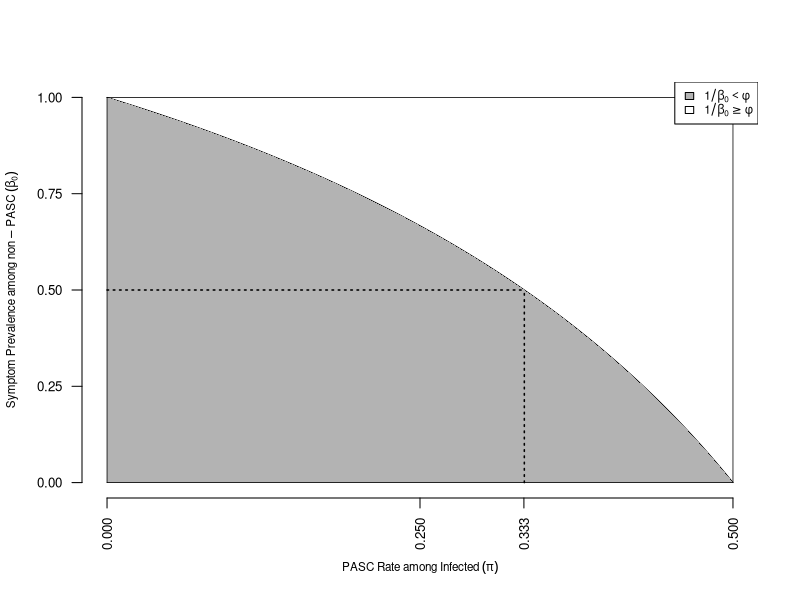
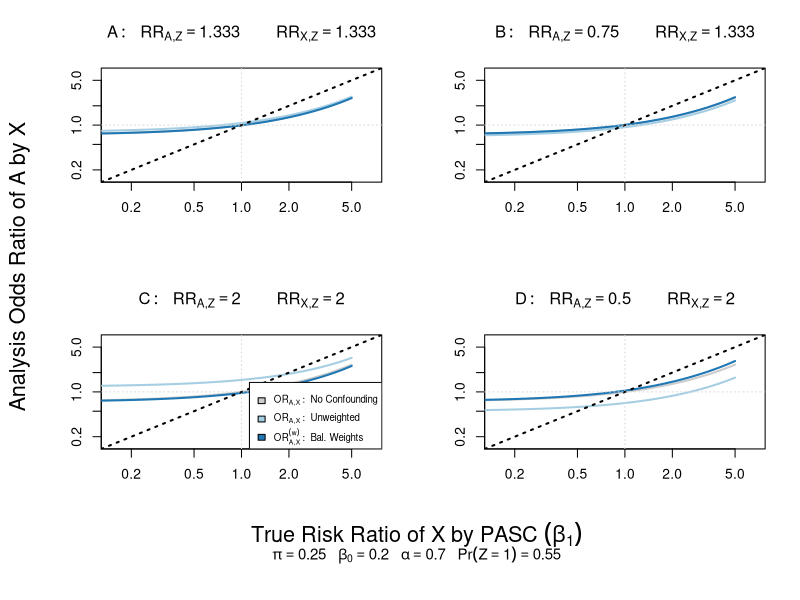

R code for these plots, in order:
library(nleqslv)
palette <- RColorBrewer::brewer.pal(n=7,name = "Set2")


####SIMPLIFIED GRAPHIC####
cairo_pdf(filename = "pi_beta0_settings_simplified.pdf",
          width = 3.5,height=3.5)
palette <- RColorBrewer::brewer.pal(n=4,name = "Set2")
plot(x=0,y=0,pch=NA,type="p",xlim=c(0,0.5),ylim=c(0,1),axes=FALSE,
     xlab="",ylab="")
axis(side=1,at=c(0,0.25,0.333,0.5),las=2,cex.axis=0.8)
axis(side=2,at=c(0,0.25,0.5,0.75,1),las=1,cex.axis=0.8)
title(#main="main title", sub="sub-title",
  xlab=expression(PASC~Rate~among~Infected~(pi)),
  ylab=expression(Symptom~Prevalence~among~non-PASC~(beta[0])),cex.lab=0.7)
x <- seq(0,0.5,0.001)
y <- 1- x/(1-x)
lines(x,y)
polygon(x=c(x,0,0),y=c(y,0,1),col="grey70",#density=20,angle=90,
        border = NA)
x <- c(0,1/3);y <- c(1/2,1/2)
lines(x=x,y=y,lwd=1.5,col="black",lty=3)
x <- c(1/3,1/3);y <- c(0,1/2)
lines(x=x,y=y,lwd=1.5,col="black",lty=3)
lines(x=c(0,0),y=c(0,1),lwd=0.75,col="black",lty=1)
lines(x=c(0.5,0.5),y=c(0,1),lwd=0.75,col="black",lty=1)
lines(x=c(0,0.5),y=c(1,1),lwd=0.75,col="black",lty=1)
lines(x=c(0,0.5),y=c(0,0),lwd=0.75,col="black",lty=1)
legend(x="topright",legend=c(expression(paste(1/beta[0]) < phi),
                             expression(paste(1/beta[0]) >= phi)),
       fill=c("grey70","white"),cex=0.7)
dev.off()





####addition of confounder ----

#function that takes in a variety of inputs as described in the paper,
#and (numerically) computes the corresponding odds ratio, with and without balancing weights

OR_func <- function(pr_A, #alpha
                    pr_Y_A1, #pi
                    pr_X_Y0, #beta0
                    rr_X_Y, #beta1
                    pr_Z, rr_A_Z, rr_X_Z){
  # browser()
  #derived quantities
  # #https://www.wolframalpha.com/input?i=solve+a+%3D+b+*+c+*+d+%2B+%281-b%29+*+c+for+c
  pr_A_Z0 <- pr_A / (pr_Z * (rr_A_Z-1) + 1)
  pr_A_Z1 <- pr_A_Z0 * rr_A_Z
  pr_Z_A0 <- (1-pr_A_Z1) * pr_Z / (1-pr_A)
  pr_Z_A1 <- pr_A_Z1 * pr_Z / pr_A
  stopifnot(0<pr_A_Z0 & pr_A_Z0<1)
  stopifnot(0<pr_A_Z1 & pr_A_Z1<1)
  stopifnot(pr_A == pr_Z * pr_A_Z1 + (1-pr_Z) * pr_A_Z0)
  stopifnot(pr_Z == pr_A * pr_Z_A1 + (1-pr_A) * pr_Z_A0)
  
  #derived quantities
  pr_Y_A0 <- pr_Y_A0Z1 <- pr_Y_A0Z0 <- 0
  pr_Y_A1Z1 <- pr_Y_A1Z0 <- pr_Y_A1
  pr_Y <- pr_A * pr_Y_A1 + (1-pr_A) * pr_Y_A0
  pr_Y_Z0 <- pr_A_Z0 * pr_Y_A1Z0 + (1-pr_A_Z0) * pr_Y_A0Z0
  pr_Y_Z1 <- pr_A_Z1 * pr_Y_A1Z1 + (1-pr_A_Z1) * pr_Y_A0Z1
  pr_Z1Y0 <- pr_Z * (1-pr_Y_Z1)
  pr_Z1Y1 <- pr_Z * pr_Y_Z1
  pr_Z_Y0 <- pr_Z1Y0 / (1-pr_Y)
  pr_Z_Y1 <- pr_Z1Y1 / pr_Y
  rr_Y_Z <- pr_Y_Z1 / pr_Y_Z0
  
  #numerically find the conditional risk ratios between X and each of Y and Z, 
  #conditional on the other
  score_func <- function(x){
    pr_X_Y0Z0 <- x[1]
    rr_X_Y_Z <- x[2]
    rr_X_Z_Y <- x[3]
    
    pr_X_Y1 <- pr_X_Y0 * rr_X_Y
    pr_X_Y1Z0 <- pr_X_Y0Z0 * rr_X_Y_Z
    pr_X_Y0Z1 <- pr_X_Y0Z0 * rr_X_Z_Y
    pr_X_Y1Z1 <- pr_X_Y0Z0 * rr_X_Z_Y * rr_X_Y_Z
    pr_X_Z0 <- (1 - pr_Y_Z0) * pr_X_Y0Z0 + pr_Y_Z0 * pr_X_Y1Z0
    pr_X_Z1 <- (1 - pr_Y_Z1) * pr_X_Y0Z1 + pr_Y_Z1 * pr_X_Y1Z1
    c(
      rr_X_Z - pr_X_Z1/pr_X_Z0,
      pr_X_Y0 - (pr_Z_Y0 * pr_X_Y0Z1 + (1-pr_Z_Y0) * pr_X_Y0Z0),
      pr_X_Y1 - (pr_Z_Y1 * pr_X_Y1Z1 + (1-pr_Z_Y1) * pr_X_Y1Z0)
    )
  }
  out_temp <- nleqslv(x= c(0.5,1,1), fn = score_func,control=list(ftol=1e-14,xtol=1e-14))
  pr_X_Y0Z0 <- out_temp$x[1]
  rr_X_Y_Z <- out_temp$x[2]
  rr_X_Z_Y <- out_temp$x[3]
  pr_X_Y1 <- pr_X_Y0 * rr_X_Y
  pr_X_Y1Z0 <- pr_X_Y0Z0 * rr_X_Y_Z
  pr_X_Y0Z1 <- pr_X_Y0Z0 * rr_X_Z_Y
  pr_X_Y1Z1 <- pr_X_Y0Z0 * rr_X_Z_Y * rr_X_Y_Z
  stopifnot(0<pr_X_Y0Z0 & pr_X_Y0Z0<1)
  stopifnot(isTRUE(all.equal(pr_X_Y0, pr_Z_Y0 * pr_X_Y0Z1 + (1-pr_Z_Y0) * pr_X_Y0Z0))) #beta0
  stopifnot(isTRUE(all.equal(pr_X_Y1, pr_Z_Y1 * pr_X_Y1Z1 + (1-pr_Z_Y1) * pr_X_Y1Z0)))
  pr_X_Z0 <- (1 - pr_Y_Z0) * pr_X_Y0Z0 + pr_Y_Z0 * pr_X_Y1Z0
  pr_X_Z1 <- (1 - pr_Y_Z1) * pr_X_Y0Z1 + pr_Y_Z1 * pr_X_Y1Z1
  stopifnot(isTRUE(all.equal(rr_X_Z, pr_X_Z1/pr_X_Z0)))
  pr_X <- pr_Z * pr_X_Z1 + (1-pr_Z) * pr_X_Z0
  stopifnot(isTRUE(all.equal(pr_X, pr_Y * pr_X_Y1 + (1-pr_Y) * pr_X_Y0)))
  
  pr_Z_X1 <- (pr_X_Z1 * pr_Z) / pr_X
  pr_Z_X0 <- ((1-pr_X_Z1) * pr_Z) / (1-pr_X)
  
  #using the structure of the DAG to encode this independence X indep A given Y,Z
  pr_X_Y0Z0A0 <- pr_X_Y0Z0A1 <- pr_X_Y0Z0
  pr_X_Y1Z0A0 <- pr_X_Y1Z0A1 <- pr_X_Y1Z0
  pr_X_Y0Z1A0 <- pr_X_Y0Z1A1 <- pr_X_Y0Z1
  pr_X_Y1Z1A0 <- pr_X_Y1Z1A1 <- pr_X_Y1Z1
  
  #a few last preliminary quantities
  pr_X_A1Z1 <- pr_X_Y1Z1A1 * pr_Y_A1Z1 + pr_X_Y0Z1A1 * (1-pr_Y_A1Z1)
  pr_X_A1Z0 <- pr_X_Y1Z0A1 * pr_Y_A1Z0 + pr_X_Y0Z0A1 * (1-pr_Y_A1Z0)
  pr_X_A0Z1 <- pr_X_Y1Z1A0 * pr_Y_A0Z1 + pr_X_Y0Z1A0 * (1-pr_Y_A0Z1)
  pr_X_A0Z0 <- pr_X_Y1Z0A0 * pr_Y_A0Z0 + pr_X_Y0Z0A0 * (1-pr_Y_A0Z0)
  pr_A_Z0 <- pr_A / (pr_Z * (rr_A_Z-1) + 1)
  pr_A_Z1 <- pr_A_Z0 * rr_A_Z
  
  #now, the complete marginal pmf of the observables
  pr_X1A1Z1 <- pr_X_A1Z1 * pr_A_Z1 * pr_Z
  pr_X0A1Z1 <- (1-pr_X_A1Z1) * pr_A_Z1 * pr_Z
  pr_X1A1Z0 <- pr_X_A1Z0 * pr_A_Z0 * (1-pr_Z)
  pr_X0A1Z0 <- (1-pr_X_A1Z0) * pr_A_Z0 * (1-pr_Z)
  pr_X1A0Z1 <- pr_X_A0Z1 * (1-pr_A_Z1) * pr_Z
  pr_X1A0Z0 <- pr_X_A0Z0 * (1-pr_A_Z0) * (1-pr_Z)
  pr_X0A0Z1 <- (1-pr_X_A0Z1) * (1-pr_A_Z1) * pr_Z
  pr_X0A0Z0 <- (1-pr_X_A0Z0) * (1-pr_A_Z0) * (1-pr_Z)
  stopifnot(isTRUE(all.equal(1,sum(pr_X1A1Z1, pr_X0A1Z1,
                                   pr_X1A1Z0, pr_X0A1Z0,
                                   pr_X1A0Z1, pr_X1A0Z0,
                                   pr_X0A0Z1, pr_X0A0Z0))))
  stopifnot(isTRUE(all.equal(pr_A, pr_X1A1Z1 + pr_X0A1Z1 + pr_X1A1Z0 + pr_X0A1Z0)))
  stopifnot(isTRUE(all.equal(pr_X, pr_X1A1Z1 + pr_X1A0Z1 + pr_X1A1Z0 + pr_X1A0Z0)))
  stopifnot(isTRUE(all.equal(pr_Z, pr_X1A1Z1 + pr_X1A0Z1 + pr_X0A1Z1 + pr_X0A0Z1)))
  
  #and the corresponding conditional probabilities viewing A as the outcome
  pr_A_X0Z0 <- pr_X0A1Z0 / ( (1-pr_X_Z0) * (1-pr_Z) )
  pr_A_X1Z0 <- pr_X1A1Z0 / ( (pr_X_Z0) * (1-pr_Z) )
  pr_A_X0Z1 <- pr_X0A1Z1 / ( (1-pr_X_Z1) * pr_Z )
  pr_A_X1Z1 <- pr_X1A1Z1 / ( (pr_X_Z1) * pr_Z )
  #these are the logistic regression coefficients under an interaction model
  beta0_int <- qlogis(pr_A_X0Z0)
  beta1_int <- qlogis(pr_A_X1Z0)-qlogis(pr_A_X0Z0)
  beta2_int <- qlogis(pr_A_X0Z1)-qlogis(pr_A_X0Z0)
  beta3_int <- (qlogis(pr_A_X1Z1)-qlogis(pr_A_X1Z0)) - 
    (qlogis(pr_A_X0Z1)-qlogis(pr_A_X0Z0))
  
  #finally, here is the objective function corresponding to the expected log likelihood
  #of the main effects logistic regression model for A with covariaets X and Z, taken over
  #the pmf of the true data generating mechanism
  #these get the 'true' coefficients from a logistic regression model adjusting for Z
  
  obj_func <- function(x,weighted="none",adj = TRUE){
    beta0 <- x[1]
    beta1 <- x[2]
    if(adj) beta2 <- x[3] else beta2 <- 0
    # beta3 <- x[4]
    
    #now, we're taking expectation over X,A,Z based on "true" DGM
    #of likelihood corresponding to a main effects logistic regression of A on X and Z
    ll_func <- function(X,A,Z){
      p <- plogis(q = beta0 + beta1 * X + beta2 * Z)
      # p <- plogis(q = beta0 + beta1 * X + beta2 * Z + beta3 * Z * X)
      A * log(p) + (1-A) * log1p(-p)
    }
    if(weighted=="none"){
      w_X1A1Z1 <- w_X1A1Z0 <- w_X1A0Z1 <- w_X1A0Z0 <-
        w_X0A1Z1 <- w_X0A1Z0 <- w_X0A0Z1 <- w_X0A0Z0 <- 1
    } else if(weighted=="ipw"){
      w_X1A1Z1 <- w_X1A0Z1 <- 1/pr_X_Z1
      w_X0A1Z1 <- w_X0A0Z1 <- 1/(1-pr_X_Z1)
      w_X1A1Z0 <- w_X1A0Z0 <- 1/pr_X_Z0
      w_X0A1Z0 <- w_X0A0Z0 <- 1/(1-pr_X_Z0)
    } else if(weighted=="ipw_att"){
      w_X1A1Z1 <- w_X1A0Z1 <- w_X1A1Z0 <- w_X1A0Z0 <- 1
      w_X0A1Z1 <- w_X0A0Z1 <- pr_X_Z1/(1-pr_X_Z1)
      w_X0A1Z0 <- w_X0A0Z0 <- pr_X_Z0/(1-pr_X_Z0)
    } else if(weighted=="bal"){
      w_X1A1Z1 <- w_X0A1Z1 <- 1/pr_A_Z1
      w_X1A1Z0 <- w_X0A1Z0 <- 1/pr_A_Z0
      w_X1A0Z1 <- w_X0A0Z1 <- 1/(1-pr_A_Z1)
      w_X1A0Z0 <- w_X0A0Z0 <- 1/(1-pr_A_Z0)
    } else if(weighted=="bal_att"){
      w_X1A1Z1 <- w_X0A1Z1 <- w_X1A1Z0 <- w_X0A1Z0 <- 1
      w_X1A0Z1 <- w_X0A0Z1 <- pr_A_Z1/(1-pr_A_Z1)
      w_X1A0Z0 <- w_X0A0Z0 <- pr_A_Z0/(1-pr_A_Z0)
    }
    ell_out <- 
      w_X1A1Z1 * pr_X1A1Z1 * ll_func(X=1,A=1,Z=1) + 
      w_X0A1Z1 * pr_X0A1Z1 * ll_func(X=0,A=1,Z=1) + 
      w_X1A1Z0 * pr_X1A1Z0 * ll_func(X=1,A=1,Z=0) + 
      w_X0A1Z0 * pr_X0A1Z0 * ll_func(X=0,A=1,Z=0) + 
      w_X1A0Z1 * pr_X1A0Z1 * ll_func(X=1,A=0,Z=1) + 
      w_X1A0Z0 * pr_X1A0Z0 * ll_func(X=1,A=0,Z=0) + 
      w_X0A0Z1 * pr_X0A0Z1 * ll_func(X=0,A=0,Z=1) + 
      w_X0A0Z0 * pr_X0A0Z0 * ll_func(X=0,A=0,Z=0)
    
    -ell_out
  }
  
  #these are 'numerically' estimated outputs after main effect logistic regression adjustment
  adj_temp <- TRUE
  betas_out <- optim(par=numeric(2 + adj_temp), #par=c(0,0,0,0), 
                     fn=obj_func, method = "BFGS", weighted="none", adj=adj_temp,
                     control=list(maxit=1000,reltol=1e-12))$par
  OR_adj <- exp(betas_out[2])
  betas_out <- optim(par=numeric(2 + adj_temp), #par=c(0,0,0,0), 
                     fn=obj_func, method = "BFGS", weighted="ipw", adj=adj_temp,
                     control=list(maxit=1000,reltol=1e-12))$par
  OR_IPW_adj <- exp(betas_out[2])
  betas_out <- optim(par=numeric(2 + adj_temp), #par=c(0,0,0,0), 
                     fn=obj_func, method = "BFGS", weighted="ipw_att", adj=adj_temp,
                     control=list(maxit=1000,reltol=1e-12))$par
  OR_IPWATT_adj <- exp(betas_out[2])
  betas_out <- optim(par=numeric(2 + adj_temp), #par=c(0,0,0,0), 
                     fn=obj_func, method = "BFGS", weighted="bal", adj=adj_temp,
                     control=list(maxit=1000,reltol=1e-12))$par
  OR_BAL_adj <- exp(betas_out[2])
  betas_out <- optim(par=numeric(2 + adj_temp), #par=c(0,0,0,0), 
                     fn=obj_func, method = "BFGS", weighted="bal_att", adj=adj_temp,
                     control=list(maxit=1000,reltol=1e-12))$par
  OR_BALATT_adj <- exp(betas_out[2])
  
  #marginal unadjusted OR
  pr_X_A1 <- pr_X_A1Z1 * pr_Z_A1 + pr_X_A1Z0 * (1-pr_Z_A1)
  pr_X_A0 <- pr_X_A0Z1 * pr_Z_A0 + pr_X_A0Z0 * (1-pr_Z_A0)
  stopifnot(isTRUE(all.equal(pr_X, pr_A * pr_X_A1 + (1-pr_A) * pr_X_A0)))
  OR_unadj <- pr_X_A1/(1-pr_X_A1) / ( pr_X_A0 / (1-pr_X_A0) )
  
  #marginal adjusted OR (balancing weights overall)
  pr_X_A1_BAL <- pr_X_A1Z1 * pr_Z + pr_X_A1Z0 * (1-pr_Z)
  pr_X_A0_BAL <- pr_X_A0Z1 * pr_Z + pr_X_A0Z0 * (1-pr_Z)
  OR_BAL <- pr_X_A1_BAL/(1-pr_X_A1_BAL) / ( pr_X_A0_BAL / (1-pr_X_A0_BAL) )
  #marginal adjusted OR (balancing weights to the infected)
  pr_X_A1_BALATT <- pr_X_A1Z1 * pr_Z_A1 + pr_X_A1Z0 * (1-pr_Z_A1)
  pr_X_A0_BALATT <- pr_X_A0Z1 * pr_Z_A1 + pr_X_A0Z0 * (1-pr_Z_A1)
  OR_BALATT <- pr_X_A1_BALATT/(1-pr_X_A1_BALATT) / ( pr_X_A0_BALATT / (1-pr_X_A0_BALATT) )
  
  #marginal unadjusted OR (reversed)
  pr_A_X1 <- pr_A_X1Z1 * pr_Z_X1 + pr_A_X1Z0 * (1-pr_Z_X1)
  pr_A_X0 <- pr_A_X0Z1 * pr_Z_X0 + pr_A_X0Z0 * (1-pr_Z_X0)
  OR_unadj3 <- pr_A_X1/(1-pr_A_X1) / ( pr_A_X0 / (1-pr_A_X0) )
  #marginal adjusted OR (reversed, IPW)
  pr_A_X1_IPW <- pr_A_X1Z1 * pr_Z + pr_A_X1Z0 * (1-pr_Z)
  pr_A_X0_IPW <- pr_A_X0Z1 * pr_Z + pr_A_X0Z0 * (1-pr_Z)
  OR_IPW <- pr_A_X1_IPW/(1-pr_A_X1_IPW) / ( pr_A_X0_IPW / (1-pr_A_X0_IPW) )
  #marginal adjusted OR (reversed, IPW to those with the symptom)
  pr_A_X1_IPWATT <- pr_A_X1Z1 * pr_Z_X1 + pr_A_X1Z0 * (1-pr_Z_X1)
  pr_A_X0_IPWATT <- pr_A_X0Z1 * pr_Z_X1 + pr_A_X0Z0 * (1-pr_Z_X1)
  OR_IPWATT <- pr_A_X1_IPWATT/(1-pr_A_X1_IPWATT) / ( pr_A_X0_IPWATT / (1-pr_A_X0_IPWATT) )
  
  pr_Y_A1 #pi
  pr_A #alpha
  #finally, compute the "theoretical" OR under no confounding
  pr_X_A1_nc <- ( rr_X_Y + (1-pr_Y_A1)/pr_Y_A1 ) / 
    ( rr_X_Y + (1-pr_A*pr_Y_A1)/(pr_A*pr_Y_A1) )
  pr_X_A0_nc <- ( (1-pr_X_Y0*rr_X_Y)*pr_Y_A1 + (1-pr_X_Y0)*(1-pr_Y_A1) ) / 
    ( (1-pr_X_Y0*rr_X_Y)*pr_Y_A1 + (1-pr_X_Y0)*(1/pr_A-pr_Y_A1) )
  OR_nc <- pr_X_A1_nc/(1-pr_X_A1_nc) / ( pr_X_A0_nc / (1-pr_X_A0_nc) )
  
  c(pr_A=pr_A, #alpha
    pr_Y_A1=pr_Y_A1, #pi
    pr_X_Y0=pr_X_Y0, #beta0
    rr_X_Y=rr_X_Y, #beta1
    pr_Z=pr_Z,
    pr_A_Z1=pr_A_Z1,pr_A_Z0=pr_A_Z0,
    pr_Z_A1=pr_Z_A1,pr_Z_A0=pr_Z_A0,
    rr_A_Z=rr_A_Z,
    rr_X_Z=rr_X_Z,
    pr_X_Y0Z0=pr_X_Y0Z0, rr_X_Y_Z=rr_X_Y_Z, rr_X_Z_Y=rr_X_Z_Y,
    pr_X_Z0=pr_X_Z0,
    pr_Y_A1Z0=pr_Y_A1Z0,pr_Y_A1Z1=pr_Y_A1Z1,
    pr_X_A1=pr_X_A1, pr_X_A0=pr_X_A0, 
    pr_X_A1_nc=pr_X_A1_nc,  pr_X_A0_nc=pr_X_A0_nc,  
    pr_A_X1=pr_A_X1, pr_A_X0=pr_A_X0, 
    OR_nc=OR_nc, OR_unadj=OR_unadj, 
    OR_unadj3=OR_unadj3, OR_adj=OR_adj,
    pr_A_X1_IPW=pr_A_X1_IPW, pr_A_X0_IPW=pr_A_X0_IPW,
    pr_A_X1_IPWATT=pr_A_X1_IPWATT, pr_A_X0_IPWATT=pr_A_X0_IPWATT,
    OR_IPW=OR_IPW,
    OR_IPWATT=OR_IPWATT,
    OR_IPW_adj=OR_IPW_adj,OR_IPWATT_adj=OR_IPWATT_adj,
    pr_X_A1_BAL=pr_X_A1_BAL,pr_X_A0_BAL=pr_X_A0_BAL,
    pr_X_A1_BALATT=pr_X_A1_BALATT,pr_X_A0_BALATT=pr_X_A0_BALATT,
    OR_BAL=OR_BAL,
    OR_BALATT=OR_BALATT,
    OR_BAL_adj=OR_BAL_adj,OR_BALATT_adj=OR_BALATT_adj)
}



cairo_pdf(filename = "OR_RR_conf_plots.pdf",
          width = 7,height=7)
par(mfrow=c(2,2),oma=c(4,2,0,0)) #default oma=c(0,0,0,0)
setting_mat <- NULL
for(i in 1:4){
  beta0_temp <- 1/5
  pi_temp <- 1/4
  alpha_temp <- 0.7
  pr_Z_temp <- 0.55
  rr_A_Z_temp <- c(4/3,3/4,2,0.5)
  rr_X_Z_temp <- c(4/3,4/3,2,2)

  beta1_max <- 1/beta0_temp
  beta1_min <- 0
  beta1 <- c(seq(from=beta1_min,to=1,length.out = 25)[-1],
             seq(from=1,to=beta1_max,length.out = 25)[-1])
  phi <- (1-pi_temp)/pi_temp * (1-beta0_temp)/beta0_temp
  out_mat <- t(sapply(beta1, function(x) OR_func(pr_A=alpha_temp,pr_Y_A1 = pi_temp,
                                                 pr_X_Y0 = beta0_temp, rr_X_Y = x,
                                                 pr_Z=pr_Z_temp, rr_A_Z = rr_A_Z_temp[i],
                                                 rr_X_Z = rr_X_Z_temp[i])))
  
  # palette <- RColorBrewer::brewer.pal(n=6,name = "Paired")
  palette <- RColorBrewer::brewer.pal(n=2,name = "Paired")
  matplot(x=beta1,y=out_mat[,c("OR_nc",
                               "OR_unadj",#"OR_adj",
                               "OR_BALATT",#"OR_BALATT_adj",
                               NULL)],type="l",
          col=c("grey80",palette),lwd=2,lty=1,
          xlim = c(0.15,1/0.15), ylim = c(0.15,1/0.15), log="xy",
          xlab="",ylab="",cex = 0.7,
          main=bquote(.(LETTERS[i]):~~~RR[paste(A,",",Z)]==.(round(rr_A_Z_temp[i],3))~~~~~~~~~RR[paste(X,",",Z)]==.(round(rr_X_Z_temp[i],3))))
  abline(a=0,b=1,lty=3,lwd=2)
  # abline(v=phi,lty=3,lwd=1,col="black")
  abline(v=1,lty=3,lwd=1,col="grey85")
  abline(h=1,lty=3,lwd=1,col="grey85")
  if(i==3){
    legend(x="bottomright", 
           legend=c(expression(OR[paste(A,",",X)]:~No~Confounding),
                    expression(OR[paste(A,",",X)]:~Unweighted),
                    expression(OR[paste(A,",",X)]^(w):~Bal.~Weights)),
           fill=c("grey80",palette),cex=0.7)
  }
  setting_mat <- rbind(setting_mat,out_mat[1,])
}
mtext(expression(True~Risk~Ratio~of~X~by~PASC~(beta[1])),
      side=1,line=0,outer=TRUE,cex=1.3)
mtext(expression(Analysis~Odds~Ratio~of~A~by~X),
      side=2,line=0,outer=TRUE,cex=1.3,las=0)
mtext(bquote(pi==.(round(pi_temp,3))~~~beta[0]==.(round(beta0_temp,3))~~~alpha==.(round(alpha_temp,3))~~~Pr(Z==1)==.(round(pr_Z_temp,3))),
      side=1,line=1,outer=TRUE,cex=0.9)
par(mfrow=c(1,1),oma=c(0,0,0,0))

dev.off()
